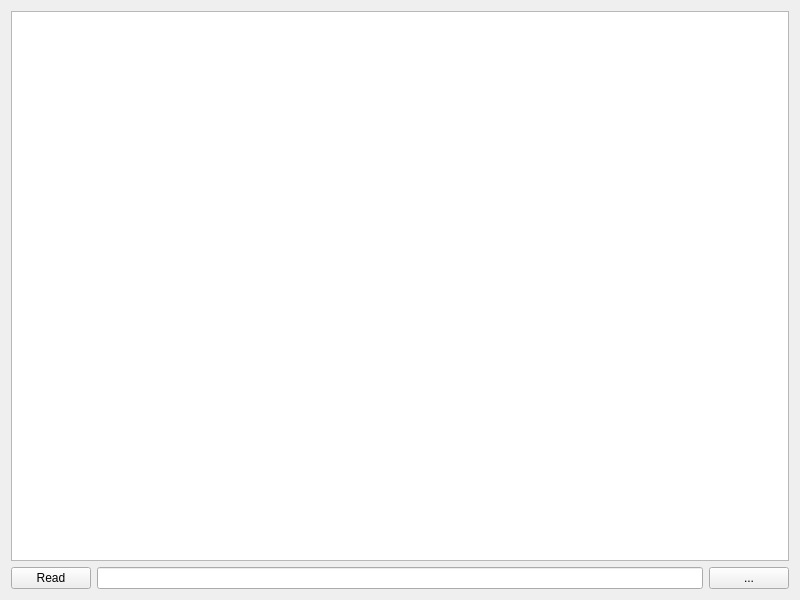
<?xml version="1.0" encoding="UTF-8"?>
<ui version="4.0">
 <class>Import</class>
 <widget class="QMainWindow" name="Import">
  <property name="geometry">
   <rect>
    <x>0</x>
    <y>0</y>
    <width>800</width>
    <height>600</height>
   </rect>
  </property>
  <property name="windowTitle">
   <string>Import</string>
  </property>
  <widget class="QWidget" name="centralWidget">
   <layout class="QGridLayout" name="gridLayout">
    <item row="0" column="0">
     <layout class="QVBoxLayout" name="verticalLayout">
      <item>
       <widget class="QTableView" name="contentTable"/>
      </item>
      <item>
       <layout class="QHBoxLayout" name="horizontalLayout">
        <item>
         <widget class="QPushButton" name="readButton">
          <property name="text">
           <string>Read</string>
          </property>
         </widget>
        </item>
        <item>
         <widget class="QLineEdit" name="pathEdit"/>
        </item>
        <item>
         <widget class="QPushButton" name="fileExplorerButton">
          <property name="text">
           <string>...</string>
          </property>
         </widget>
        </item>
       </layout>
      </item>
     </layout>
    </item>
   </layout>
  </widget>
 </widget>
 <layoutdefault spacing="6" margin="11"/>
 <resources/>
 <connections/>
</ui>
